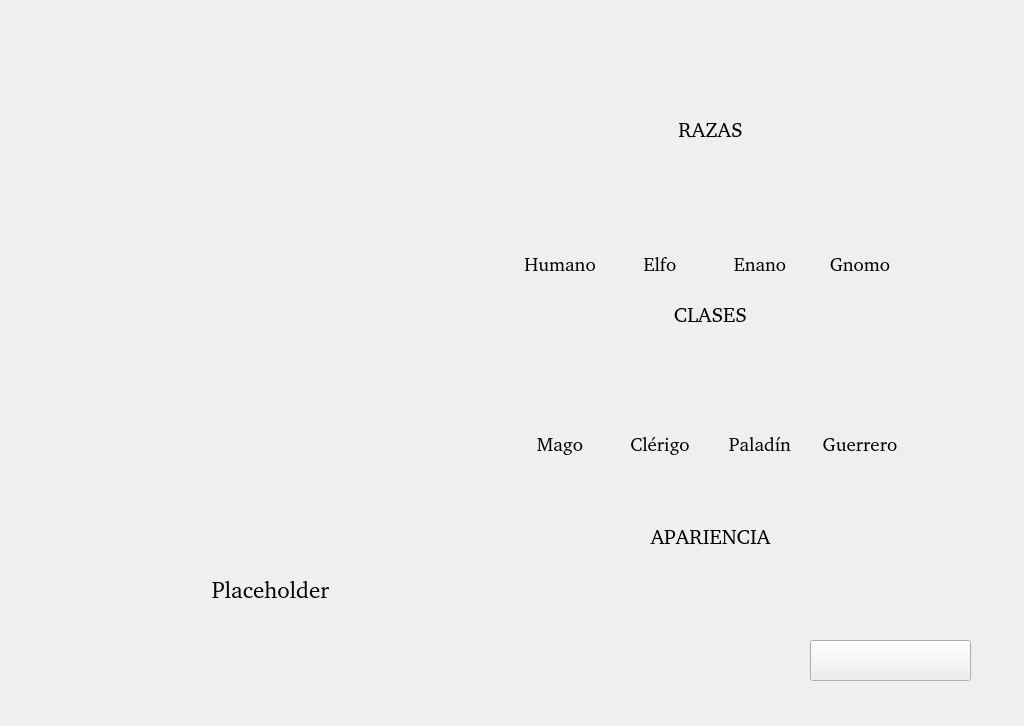
<?xml version="1.0" encoding="UTF-8"?>
<ui version="4.0">
 <class>CreateWindow</class>
 <widget class="QWidget" name="CreateWindow">
  <property name="geometry">
   <rect>
    <x>0</x>
    <y>0</y>
    <width>1024</width>
    <height>726</height>
   </rect>
  </property>
  <property name="sizePolicy">
   <sizepolicy hsizetype="Fixed" vsizetype="Fixed">
    <horstretch>0</horstretch>
    <verstretch>0</verstretch>
   </sizepolicy>
  </property>
  <property name="minimumSize">
   <size>
    <width>1024</width>
    <height>726</height>
   </size>
  </property>
  <property name="maximumSize">
   <size>
    <width>1024</width>
    <height>726</height>
   </size>
  </property>
  <property name="windowTitle">
   <string>Form</string>
  </property>
  <widget class="QLabel" name="bg">
   <property name="geometry">
    <rect>
     <x>-1</x>
     <y>1</y>
     <width>1024</width>
     <height>726</height>
    </rect>
   </property>
   <property name="text">
    <string/>
   </property>
   <property name="pixmap">
    <pixmap resource="../../resources/lobby/creator.qrc">:/images/creator/interfaz.png</pixmap>
   </property>
  </widget>
  <widget class="QLabel" name="username">
   <property name="geometry">
    <rect>
     <x>190</x>
     <y>564</y>
     <width>161</width>
     <height>51</height>
    </rect>
   </property>
   <property name="font">
    <font>
     <family>Nimbus Roman [UKWN]</family>
     <pointsize>17</pointsize>
    </font>
   </property>
   <property name="text">
    <string>Placeholder</string>
   </property>
   <property name="alignment">
    <set>Qt::AlignmentFlag::AlignCenter</set>
   </property>
  </widget>
  <widget class="QPushButton" name="btnStart">
   <property name="geometry">
    <rect>
     <x>810</x>
     <y>640</y>
     <width>161</width>
     <height>41</height>
    </rect>
   </property>
   <property name="text">
    <string/>
   </property>
   <property name="icon">
    <iconset resource="../../resources/lobby/creator.qrc">
     <normaloff>:/images/creator/ui/btn_comenzar.png</normaloff>:/images/creator/ui/btn_comenzar.png</iconset>
   </property>
   <property name="iconSize">
    <size>
     <width>161</width>
     <height>39</height>
    </size>
   </property>
  </widget>
  <widget class="QWidget" name="layoutWidget_1">
   <property name="geometry">
    <rect>
     <x>500</x>
     <y>290</y>
     <width>421</width>
     <height>166</height>
    </rect>
   </property>
   <layout class="QVBoxLayout" name="classes">
    <property name="spacing">
     <number>0</number>
    </property>
    <item>
     <widget class="QLabel" name="label_4">
      <property name="font">
       <font>
        <family>Nimbus Roman [UKWN]</family>
        <pointsize>16</pointsize>
       </font>
      </property>
      <property name="text">
       <string>CLASES</string>
      </property>
      <property name="alignment">
       <set>Qt::AlignmentFlag::AlignCenter</set>
      </property>
     </widget>
    </item>
    <item>
     <layout class="QGridLayout" name="class_group">
      <item row="0" column="1">
       <widget class="QPushButton" name="btnClerigo">
        <property name="sizePolicy">
         <sizepolicy hsizetype="Fixed" vsizetype="Fixed">
          <horstretch>0</horstretch>
          <verstretch>0</verstretch>
         </sizepolicy>
        </property>
        <property name="minimumSize">
         <size>
          <width>80</width>
          <height>94</height>
         </size>
        </property>
        <property name="styleSheet">
         <string notr="true">QPushButton {
    border: 2px solid transparent;
    background: transparent;
    padding: 2px;
}
QPushButton:checked {
    border: 2px solid gold;
    background-color: rgba(255, 215, 0, 0.1);
}
QPushButton:hover:!checked {
    border: 2px solid orange;
}</string>
        </property>
        <property name="text">
         <string/>
        </property>
        <property name="icon">
         <iconset resource="../../resources/lobby/creator.qrc">
          <normaloff>:/images/creator/ui/clerigo.png</normaloff>:/images/creator/ui/clerigo.png</iconset>
        </property>
        <property name="iconSize">
         <size>
          <width>80</width>
          <height>94</height>
         </size>
        </property>
        <property name="checkable">
         <bool>true</bool>
        </property>
        <property name="autoExclusive">
         <bool>true</bool>
        </property>
        <property name="flat">
         <bool>false</bool>
        </property>
       </widget>
      </item>
      <item row="0" column="0">
       <widget class="QPushButton" name="btnMago">
        <property name="sizePolicy">
         <sizepolicy hsizetype="Fixed" vsizetype="Fixed">
          <horstretch>0</horstretch>
          <verstretch>0</verstretch>
         </sizepolicy>
        </property>
        <property name="minimumSize">
         <size>
          <width>80</width>
          <height>94</height>
         </size>
        </property>
        <property name="styleSheet">
         <string notr="true">QPushButton {
    border: 2px solid transparent;
    background: transparent;
    padding: 2px;
}
QPushButton:checked {
    border: 2px solid gold;
    background-color: rgba(255, 215, 0, 0.1);
}
QPushButton:hover:!checked {
    border: 2px solid orange;
}</string>
        </property>
        <property name="text">
         <string/>
        </property>
        <property name="icon">
         <iconset resource="../../resources/lobby/creator.qrc">
          <normaloff>:/images/creator/ui/mago.png</normaloff>:/images/creator/ui/mago.png</iconset>
        </property>
        <property name="iconSize">
         <size>
          <width>80</width>
          <height>94</height>
         </size>
        </property>
        <property name="checkable">
         <bool>true</bool>
        </property>
        <property name="autoExclusive">
         <bool>true</bool>
        </property>
        <property name="flat">
         <bool>false</bool>
        </property>
       </widget>
      </item>
      <item row="1" column="0">
       <widget class="QLabel" name="label_10">
        <property name="font">
         <font>
          <family>Nimbus Roman [UKWN]</family>
          <pointsize>14</pointsize>
         </font>
        </property>
        <property name="text">
         <string>Mago</string>
        </property>
        <property name="alignment">
         <set>Qt::AlignmentFlag::AlignCenter</set>
        </property>
       </widget>
      </item>
      <item row="0" column="2">
       <widget class="QPushButton" name="btnPaladin">
        <property name="sizePolicy">
         <sizepolicy hsizetype="Fixed" vsizetype="Fixed">
          <horstretch>0</horstretch>
          <verstretch>0</verstretch>
         </sizepolicy>
        </property>
        <property name="minimumSize">
         <size>
          <width>80</width>
          <height>94</height>
         </size>
        </property>
        <property name="styleSheet">
         <string notr="true">QPushButton {
    border: 2px solid transparent;
    background: transparent;
    padding: 2px;
}
QPushButton:checked {
    border: 2px solid gold;
    background-color: rgba(255, 215, 0, 0.1);
}
QPushButton:hover:!checked {
    border: 2px solid orange;
}</string>
        </property>
        <property name="text">
         <string/>
        </property>
        <property name="icon">
         <iconset resource="../../resources/lobby/creator.qrc">
          <normaloff>:/images/creator/ui/paladin.png</normaloff>:/images/creator/ui/paladin.png</iconset>
        </property>
        <property name="iconSize">
         <size>
          <width>80</width>
          <height>94</height>
         </size>
        </property>
        <property name="checkable">
         <bool>true</bool>
        </property>
        <property name="autoExclusive">
         <bool>true</bool>
        </property>
        <property name="flat">
         <bool>false</bool>
        </property>
       </widget>
      </item>
      <item row="0" column="3">
       <widget class="QPushButton" name="btnGuerrero">
        <property name="sizePolicy">
         <sizepolicy hsizetype="Fixed" vsizetype="Fixed">
          <horstretch>0</horstretch>
          <verstretch>0</verstretch>
         </sizepolicy>
        </property>
        <property name="minimumSize">
         <size>
          <width>80</width>
          <height>94</height>
         </size>
        </property>
        <property name="styleSheet">
         <string notr="true">QPushButton {
    border: 2px solid transparent;
    background: transparent;
    padding: 2px;
}
QPushButton:checked {
    border: 2px solid gold;
    background-color: rgba(255, 215, 0, 0.1);
}
QPushButton:hover:!checked {
    border: 2px solid orange;
}</string>
        </property>
        <property name="text">
         <string/>
        </property>
        <property name="icon">
         <iconset resource="../../resources/lobby/creator.qrc">
          <normaloff>:/images/creator/ui/guerrero.png</normaloff>:/images/creator/ui/guerrero.png</iconset>
        </property>
        <property name="iconSize">
         <size>
          <width>80</width>
          <height>94</height>
         </size>
        </property>
        <property name="checkable">
         <bool>true</bool>
        </property>
        <property name="autoExclusive">
         <bool>true</bool>
        </property>
        <property name="flat">
         <bool>false</bool>
        </property>
       </widget>
      </item>
      <item row="1" column="1">
       <widget class="QLabel" name="label_11">
        <property name="font">
         <font>
          <family>Nimbus Roman [UKWN]</family>
          <pointsize>14</pointsize>
         </font>
        </property>
        <property name="text">
         <string>Clérigo</string>
        </property>
        <property name="alignment">
         <set>Qt::AlignmentFlag::AlignCenter</set>
        </property>
       </widget>
      </item>
      <item row="1" column="2">
       <widget class="QLabel" name="label_12">
        <property name="font">
         <font>
          <family>Nimbus Roman [UKWN]</family>
          <pointsize>14</pointsize>
         </font>
        </property>
        <property name="text">
         <string>Paladín</string>
        </property>
        <property name="alignment">
         <set>Qt::AlignmentFlag::AlignCenter</set>
        </property>
       </widget>
      </item>
      <item row="1" column="3">
       <widget class="QLabel" name="label_13">
        <property name="font">
         <font>
          <family>Nimbus Roman [UKWN]</family>
          <pointsize>14</pointsize>
         </font>
        </property>
        <property name="text">
         <string>Guerrero</string>
        </property>
        <property name="alignment">
         <set>Qt::AlignmentFlag::AlignCenter</set>
        </property>
       </widget>
      </item>
     </layout>
    </item>
   </layout>
  </widget>
  <widget class="QWidget" name="layoutWidget_2">
   <property name="geometry">
    <rect>
     <x>500</x>
     <y>470</y>
     <width>421</width>
     <height>131</height>
    </rect>
   </property>
   <layout class="QVBoxLayout" name="appearence" stretch="4,8">
    <property name="spacing">
     <number>0</number>
    </property>
    <item>
     <widget class="QLabel" name="label_5">
      <property name="font">
       <font>
        <family>Nimbus Roman [UKWN]</family>
        <pointsize>16</pointsize>
       </font>
      </property>
      <property name="text">
       <string>APARIENCIA</string>
      </property>
      <property name="alignment">
       <set>Qt::AlignmentFlag::AlignCenter</set>
      </property>
     </widget>
    </item>
    <item>
     <layout class="QGridLayout" name="appearence_selectors"/>
    </item>
   </layout>
  </widget>
  <widget class="QWidget" name="layoutWidget_3">
   <property name="geometry">
    <rect>
     <x>500</x>
     <y>100</y>
     <width>421</width>
     <height>176</height>
    </rect>
   </property>
   <layout class="QVBoxLayout" name="races">
    <property name="spacing">
     <number>0</number>
    </property>
    <item>
     <widget class="QLabel" name="label_2">
      <property name="font">
       <font>
        <family>Nimbus Roman [UKWN]</family>
        <pointsize>16</pointsize>
       </font>
      </property>
      <property name="text">
       <string>RAZAS</string>
      </property>
      <property name="alignment">
       <set>Qt::AlignmentFlag::AlignCenter</set>
      </property>
     </widget>
    </item>
    <item>
     <layout class="QGridLayout" name="races_group">
      <item row="0" column="3">
       <widget class="QPushButton" name="btnGnomo">
        <property name="sizePolicy">
         <sizepolicy hsizetype="Fixed" vsizetype="Fixed">
          <horstretch>0</horstretch>
          <verstretch>0</verstretch>
         </sizepolicy>
        </property>
        <property name="minimumSize">
         <size>
          <width>80</width>
          <height>94</height>
         </size>
        </property>
        <property name="styleSheet">
         <string notr="true">QPushButton {
    border: 2px solid transparent;
    background: transparent;
    padding: 2px;
}
QPushButton:checked {
    border: 2px solid gold;
    background-color: rgba(255, 215, 0, 0.1);
}
QPushButton:hover:!checked {
    border: 2px solid orange;
}</string>
        </property>
        <property name="text">
         <string/>
        </property>
        <property name="icon">
         <iconset resource="../../resources/lobby/creator.qrc">
          <normaloff>:/images/creator/ui/gnomo.png</normaloff>:/images/creator/ui/gnomo.png</iconset>
        </property>
        <property name="iconSize">
         <size>
          <width>80</width>
          <height>94</height>
         </size>
        </property>
        <property name="checkable">
         <bool>true</bool>
        </property>
        <property name="checked">
         <bool>false</bool>
        </property>
        <property name="autoExclusive">
         <bool>true</bool>
        </property>
       </widget>
      </item>
      <item row="1" column="2">
       <widget class="QLabel" name="label_7">
        <property name="font">
         <font>
          <family>Nimbus Roman [UKWN]</family>
          <pointsize>14</pointsize>
         </font>
        </property>
        <property name="text">
         <string>Enano</string>
        </property>
        <property name="alignment">
         <set>Qt::AlignmentFlag::AlignCenter</set>
        </property>
       </widget>
      </item>
      <item row="0" column="0">
       <widget class="QPushButton" name="btnHumano">
        <property name="sizePolicy">
         <sizepolicy hsizetype="Fixed" vsizetype="Fixed">
          <horstretch>0</horstretch>
          <verstretch>0</verstretch>
         </sizepolicy>
        </property>
        <property name="minimumSize">
         <size>
          <width>80</width>
          <height>94</height>
         </size>
        </property>
        <property name="styleSheet">
         <string notr="true">QPushButton {
    border: 2px solid transparent;
    background: transparent;
    padding: 2px;
}
QPushButton:checked {
    border: 2px solid gold;
    background-color: rgba(255, 215, 0, 0.1);
}
QPushButton:hover:!checked {
    border: 2px solid orange;
}</string>
        </property>
        <property name="text">
         <string/>
        </property>
        <property name="icon">
         <iconset resource="../../resources/lobby/creator.qrc">
          <normaloff>:/images/creator/ui/humano.png</normaloff>:/images/creator/ui/humano.png</iconset>
        </property>
        <property name="iconSize">
         <size>
          <width>80</width>
          <height>94</height>
         </size>
        </property>
        <property name="checkable">
         <bool>true</bool>
        </property>
        <property name="checked">
         <bool>false</bool>
        </property>
        <property name="autoExclusive">
         <bool>true</bool>
        </property>
       </widget>
      </item>
      <item row="0" column="1">
       <widget class="QPushButton" name="btnElfo">
        <property name="sizePolicy">
         <sizepolicy hsizetype="Fixed" vsizetype="Fixed">
          <horstretch>0</horstretch>
          <verstretch>0</verstretch>
         </sizepolicy>
        </property>
        <property name="minimumSize">
         <size>
          <width>80</width>
          <height>94</height>
         </size>
        </property>
        <property name="styleSheet">
         <string notr="true">QPushButton {
    border: 2px solid transparent;
    background: transparent;
    padding: 2px;
}

QPushButton:checked {
    border: 2px solid gold;
    background-color: rgba(255, 215, 0, 0.1); 
}

QPushButton:hover:!checked {
    border: 2px solid orange;
}</string>
        </property>
        <property name="text">
         <string/>
        </property>
        <property name="icon">
         <iconset resource="../../resources/lobby/creator.qrc">
          <normaloff>:/images/creator/ui/elfo.png</normaloff>:/images/creator/ui/elfo.png</iconset>
        </property>
        <property name="iconSize">
         <size>
          <width>80</width>
          <height>94</height>
         </size>
        </property>
        <property name="checkable">
         <bool>true</bool>
        </property>
        <property name="checked">
         <bool>false</bool>
        </property>
        <property name="autoExclusive">
         <bool>true</bool>
        </property>
       </widget>
      </item>
      <item row="0" column="2">
       <widget class="QPushButton" name="btnEnano">
        <property name="sizePolicy">
         <sizepolicy hsizetype="Fixed" vsizetype="Fixed">
          <horstretch>0</horstretch>
          <verstretch>0</verstretch>
         </sizepolicy>
        </property>
        <property name="minimumSize">
         <size>
          <width>80</width>
          <height>94</height>
         </size>
        </property>
        <property name="styleSheet">
         <string notr="true">QPushButton {
    border: 2px solid transparent;
    background: transparent;
    padding: 2px;
}
QPushButton:checked {
    border: 2px solid gold;
    background-color: rgba(255, 215, 0, 0.1);
}
QPushButton:hover:!checked {
    border: 2px solid orange;
}</string>
        </property>
        <property name="text">
         <string/>
        </property>
        <property name="icon">
         <iconset resource="../../resources/lobby/creator.qrc">
          <normaloff>:/images/creator/ui/enano.png</normaloff>:/images/creator/ui/enano.png</iconset>
        </property>
        <property name="iconSize">
         <size>
          <width>80</width>
          <height>94</height>
         </size>
        </property>
        <property name="checkable">
         <bool>true</bool>
        </property>
        <property name="checked">
         <bool>false</bool>
        </property>
        <property name="autoExclusive">
         <bool>true</bool>
        </property>
       </widget>
      </item>
      <item row="1" column="0">
       <widget class="QLabel" name="label_6">
        <property name="font">
         <font>
          <family>Nimbus Roman [UKWN]</family>
          <pointsize>14</pointsize>
         </font>
        </property>
        <property name="text">
         <string>Humano</string>
        </property>
        <property name="alignment">
         <set>Qt::AlignmentFlag::AlignCenter</set>
        </property>
       </widget>
      </item>
      <item row="1" column="3">
       <widget class="QLabel" name="label_9">
        <property name="font">
         <font>
          <family>Nimbus Roman [UKWN]</family>
          <pointsize>14</pointsize>
         </font>
        </property>
        <property name="text">
         <string>Gnomo</string>
        </property>
        <property name="alignment">
         <set>Qt::AlignmentFlag::AlignCenter</set>
        </property>
       </widget>
      </item>
      <item row="1" column="1">
       <widget class="QLabel" name="label_8">
        <property name="font">
         <font>
          <family>Nimbus Roman [UKWN]</family>
          <pointsize>14</pointsize>
         </font>
        </property>
        <property name="text">
         <string>Elfo</string>
        </property>
        <property name="alignment">
         <set>Qt::AlignmentFlag::AlignCenter</set>
        </property>
       </widget>
      </item>
     </layout>
    </item>
   </layout>
  </widget>
  <widget class="QWidget" name="gridLayoutWidget">
   <property name="geometry">
    <rect>
     <x>205</x>
     <y>178</y>
     <width>131</width>
     <height>361</height>
    </rect>
   </property>
   <layout class="QGridLayout" name="preview"/>
  </widget>
 </widget>
 <resources>
  <include location="../../resources/lobby/creator.qrc"/>
 </resources>
 <connections/>
</ui>
